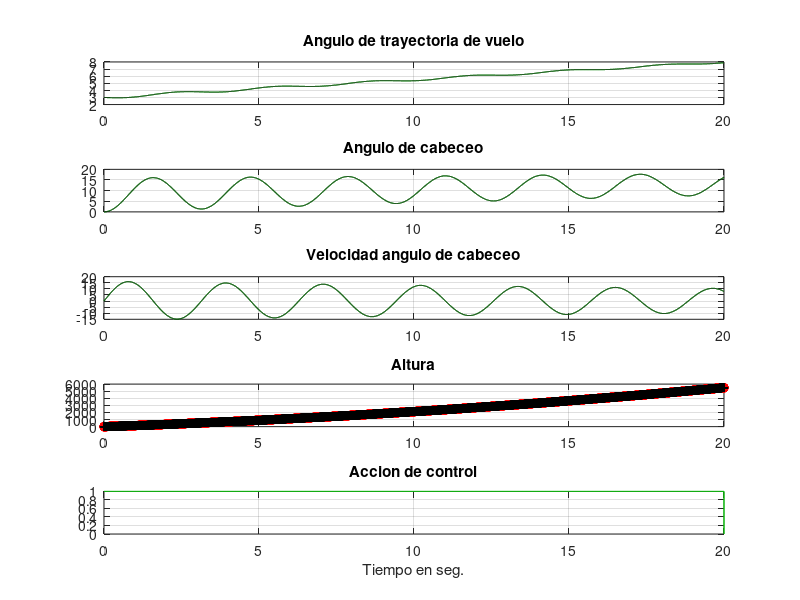

The MATLAB source for this figure:
clc;clear all;close all;
w=2; 
a=0.05;
b=5; 
c=50; 
dlt_t=0.001;
tiempo=(20/dlt_t); 
t=0:dlt_t:tiempo*dlt_t;

alfa=0:dlt_t:tiempo*dlt_t;
phi=0:dlt_t:tiempo*dlt_t;
phi_p=0:dlt_t:tiempo*dlt_t;
h=0:dlt_t:tiempo*dlt_t;
u=linspace(0,dlt_t,tiempo+1);

%condiciones iniciales
alfa(1)=3; phi(1)=0.01; i=1; color='g';
u(1)=0.9; 

%Version linealizada en el equilibrio estable.
Mat_A=[-a a 0 0; 0 0 1 0; w^2 -w^2 0 0; c 0 0 0];
Mat_B=[0;0;b*w^2;0]; 
x0=[0 0 0 0]';
x=[alfa(1);phi(1);phi_p(1);h(1)];

while(i<(tiempo+1))   
%Variables del sistema no lineal
%estado=[alfa(i);phi(i);phi_p(i);h(i)];
u(i)=1;

alfa_p=a*(phi(i)-alfa(i));
phi_pp=-w^2*(phi(i)-alfa(i)-(b*u(i)));
h_p=c*alfa(i);

%Completar las derivadas que faltan 
alfa(i+1)=alfa(i)+dlt_t*alfa_p;
phi_p(i+1)=phi_p(i)+dlt_t*phi_pp;
phi(i+1)=phi(i)+dlt_t*phi_p(i);
h(i+1)=h(i)+dlt_t*h_p;

%Variables del sistema lineal
alfa1(i)=x(1);phi1(i)=x(2);phi_p1(i)=x(3);h1(i)=x(4);

%Sistema lineal
xp=Mat_A*(x-x0)+Mat_B*u(i);
x=x+dlt_t*xp; 
i=i+1;
end

alfa1(i)=x(1); phi1(i)=x(2); phi_p1(i)=x(3); h1(i)=x(4);
figure(1);hold on;

subplot(5,1,1);
plot(t,alfa,color);hold on;plot(t,alfa1,'k');
grid on; title('Angulo de trayectoria de vuelo');hold on;

subplot(5,1,2);
plot(t,phi,color);hold on;plot(t,phi1,'k');
grid on; title('Angulo de cabeceo');hold on;

subplot(5,1,3); 
plot(t,phi_p,color); hold on;plot(t,phi_p1,'k');
grid on; title('Velocidad angulo de cabeceo'); hold on;

subplot(5,1,4);
plot(t,h,'or');hold on;plot(t,h1,'+k');
grid on;title('Altura'); hold on;

subplot(5,1,5);
plot(t,u,color);grid on;title('Accion de control');
xlabel('Tiempo en seg.');hold on;

